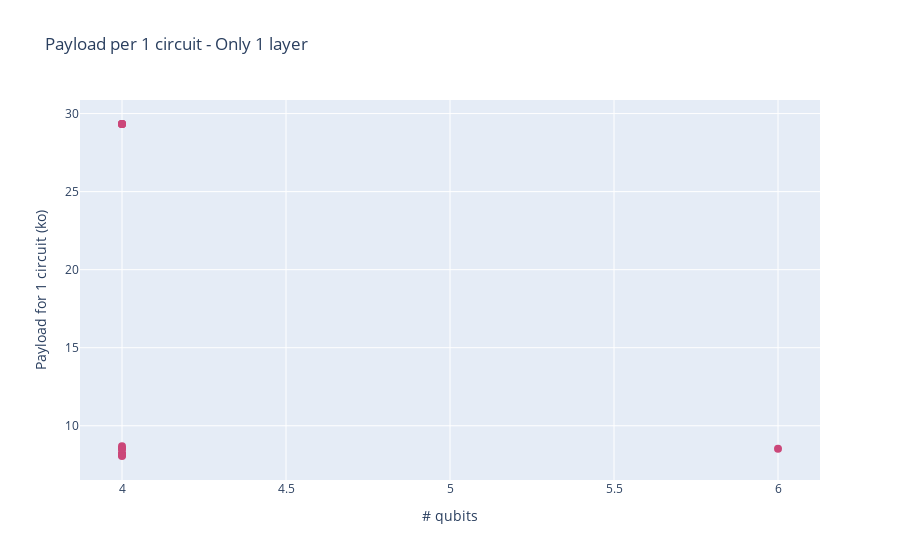

Notebook code cell kept with this figure:
### Markdown cell above
#### Only 1 layer

### Code cell
only1layer = tele_file.loc[tele_file['layers'] == 1]
olayer_layers = only1layer["layers"].tolist()
olayer_width = only1layer["width"].tolist()
olayer_payload_size = only1layer["payload_size"].tolist()
olayer_nb_circuits = only1layer["nb_circuits"].tolist()

olayer_payload_per_circuit = []
for payload_size, nb_circuits in zip(olayer_payload_size, olayer_nb_circuits):
    olayer_payload_per_circuit.append(float(payload_size/nb_circuits))
    
print("Size of dataframe : ", len(olayer_payload_per_circuit))

fig = go.Figure([go.Scatter(x=olayer_width, y=olayer_payload_per_circuit, mode='markers',
                                   marker=dict(color=olayer_layers, size=8))])

fig.update_layout(title_text='Payload per 1 circuit - Only 1 layer',
                         xaxis_title="# qubits", yaxis_title="Payload for 1 circuit (ko)")

### Figure 1 — Plotly figure (JSON) as saved in the notebook; plotly's stock layout.template omitted (floating-point values rounded to 4 significant figures)
{"data": [{"marker": {"color": [1, 1, 1, 1, 1, 1, 1, 1, 1, 1, 1, 1, 1], "size": 8}, "mode": "markers", "type": "scatter", "x": [4, 4, 4, 4, 4, 4, 4, 4, 4, 4, 4, 4, 6], "y": [29.33, 8.182, 8.13, 8.062, 29.33, 8.182, 8.69, 29.33, 8.182, 8.513, 8.523, 29.33, 8.523]}], "layout": {"title": {"text": "Payload per 1 circuit - Only 1 layer"}, "xaxis": {"title": {"text": "# qubits"}}, "yaxis": {"title": {"text": "Payload for 1 circuit (ko)"}}}}
